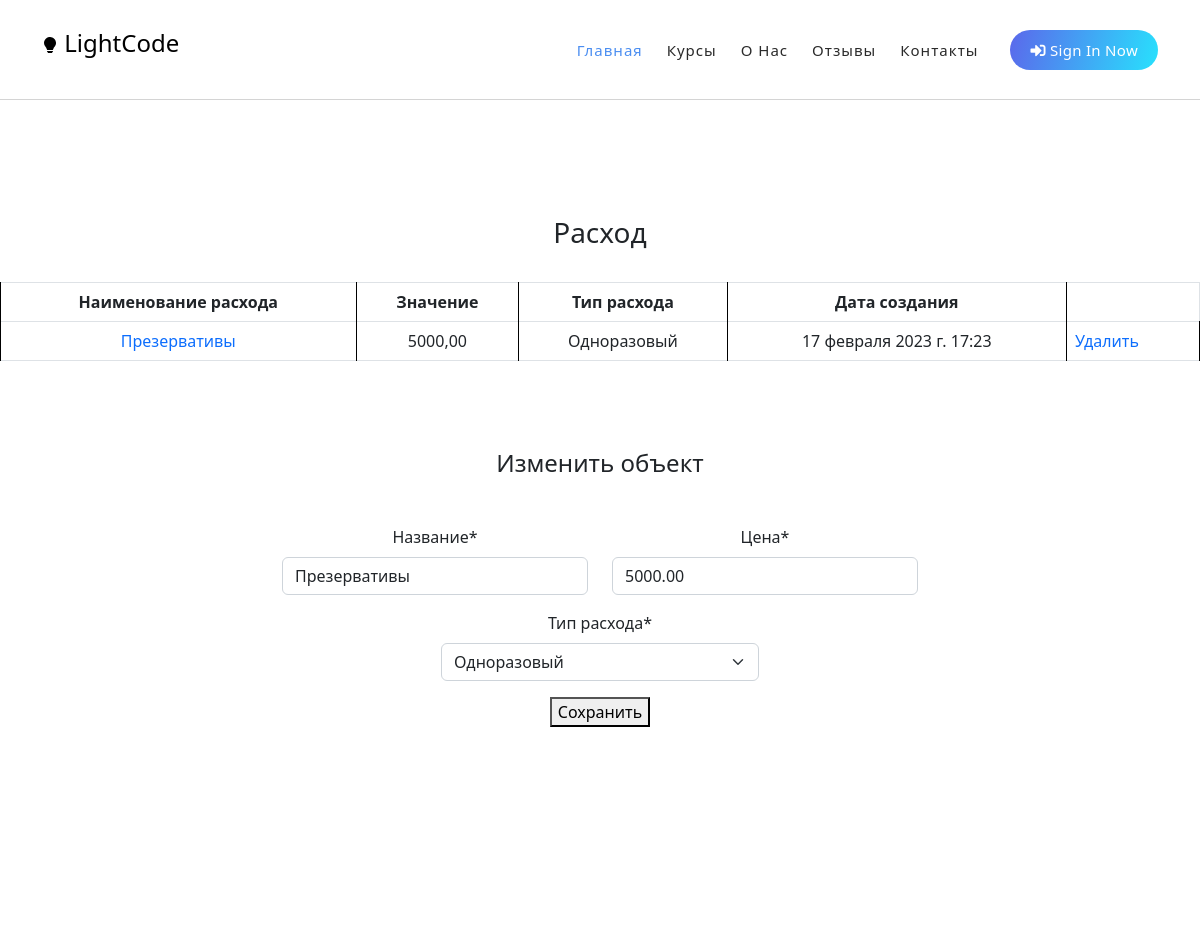
Page /srm/expense_detail/3/ (upper part) on the earlier database version.
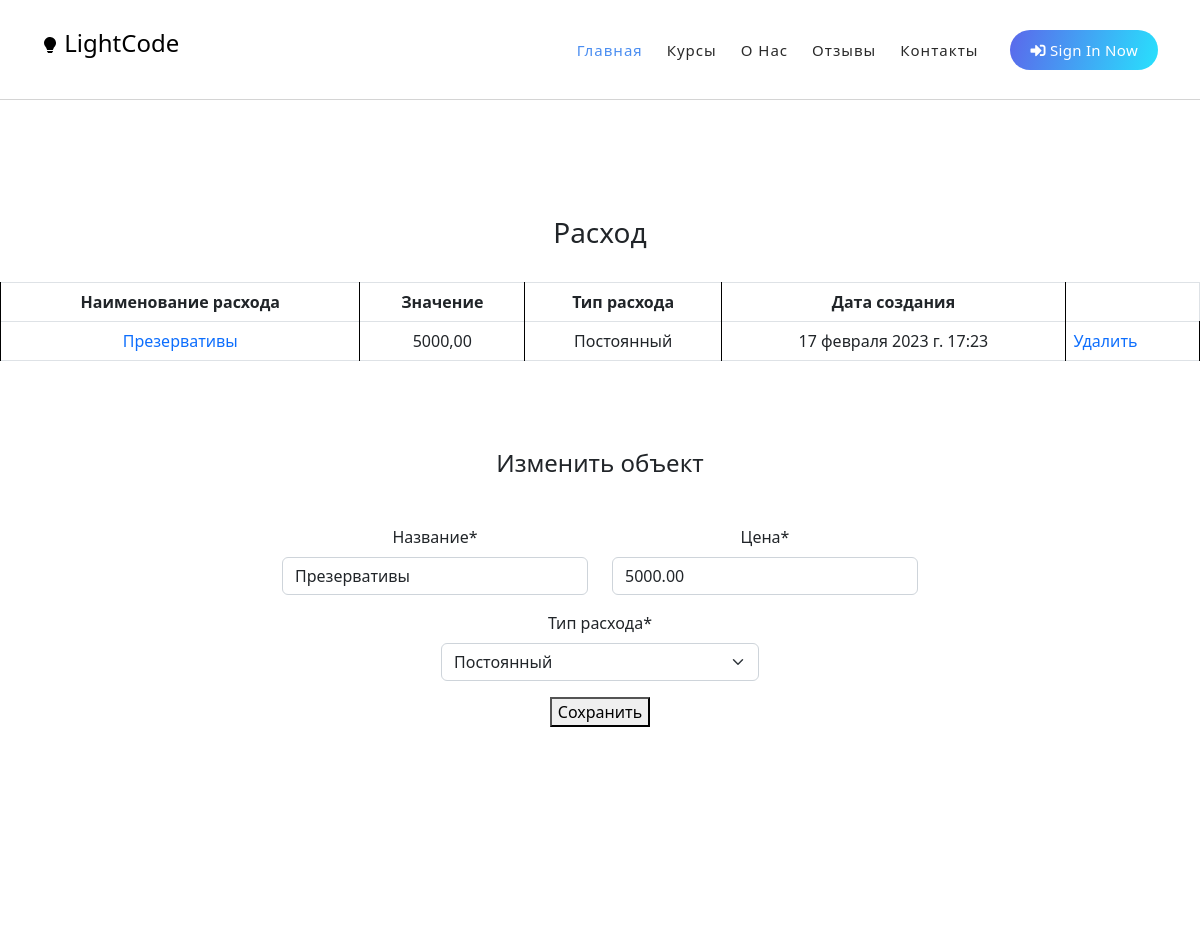
Same page on the later database version.
### srm/models.py (models this page shows, shortened)
class Expense(models.Model):
    title = models.CharField(max_length=123, verbose_name='Название')
    value = models.DecimalField(decimal_places=2, max_digits=12, default=0.00, verbose_name='Цена')
    flow_type = models.PositiveSmallIntegerField(
        choices=(
            (1, 'Постоянный'),
            (2, 'Одноразовый'),
            (3, 'Сотрудник'),
        ),
        verbose_name='Тип расхода'
    )
    created_date = models.DateField(auto_now_add=True, verbose_name='Дата создания')
    class Meta:
        verbose_name = 'Расходы'
        verbose_name_plural = 'Расходы'

### srm/views.py (the view)
# urls.py: path('expense_detail/<int:pk>/', views.expense_detail, name='expense_detail'),
def expense_detail(request, pk):
    expense = get_object_or_404(Expense, id=pk)
    if request.method == 'POST':
        form = ExpenseForm(request.POST, instance=expense)
        if form.is_valid():
            form.save()
            return redirect('income_list')
    else:
        form = ExpenseForm(instance=expense)
    return render(request, template_name='srm/expense_detail.html', context={'expense': expense, 'form': form})

### srm/forms.py
class ExpenseForm(forms.ModelForm):
    class Meta:
        model = Expense
        fields = ['title', 'value', 'flow_type']

### srm/templates/srm/expense_detail.html (shortened to what this page needs)
{% extends 'base.html' %}
{% load static %}
{% load crispy_forms_tags %}
{% block content %}
<br>
<br>
<br>
<br>
<br>
<br>
<br>
<br>
<br>
<center>
    <h3>Расход</h3>
  <br>
  <table class="table table-bordered">
  <tbody>
    <tr>
      <th style="text-align: center; margin: 0 10px;" >Наименование расхода</th>
      <th style="text-align: center; margin: 0 10px;" >Значение</th>
      <th style="text-align: center; margin: 0 10px;" >Тип расхода</th>
      <th style="text-align: center; margin: 0 10px;" >Дата создания</th>
    </tr>
    <tr>
      <td style="text-align: center; margin: 0 10px;"><a href="{% url 'expense_detail' expense.id %}" >{{ expense.title }}</a></td>
      <td style="text-align: center; margin: 0 10px;" >{{ expense.value }}</td>
      <td style="text-align: center; margin: 0 10px;" >{{ expense.get_flow_type_display }}</td>
      <td style="text-align: center; margin: 0 10px;" >{{ expense.created_date }}</td>
        <td><a href="{% url 'expense_delete' expense.id %}">Удалить</a></td>
    </tr>
  </tbody>
</table>
  <br>
  <br>
  <br>
  <h4>Изменить объект</h4><br>
      <div class="container mt-3" style="width: 55%; fon-size: 10px;">
    <form method="POST" action=".">
        <div class="row" >
            <div class="col-6" >
                {{ form.title|as_crispy_field }}
            </div>
            <div class="col-6" >
                {{ form.value|as_crispy_field }}
            </div>
        </div>
      <div class="col-6" >
                {{ form.flow_type|as_crispy_field }}
            </div>
<button type="submit">Сохранить</button>
  </form>
      </div>
</center>
{% endblock %}

Differences in the rows shown:
changed Expense "Презервативы": flow_type "Одноразовый" → "Постоянный"
